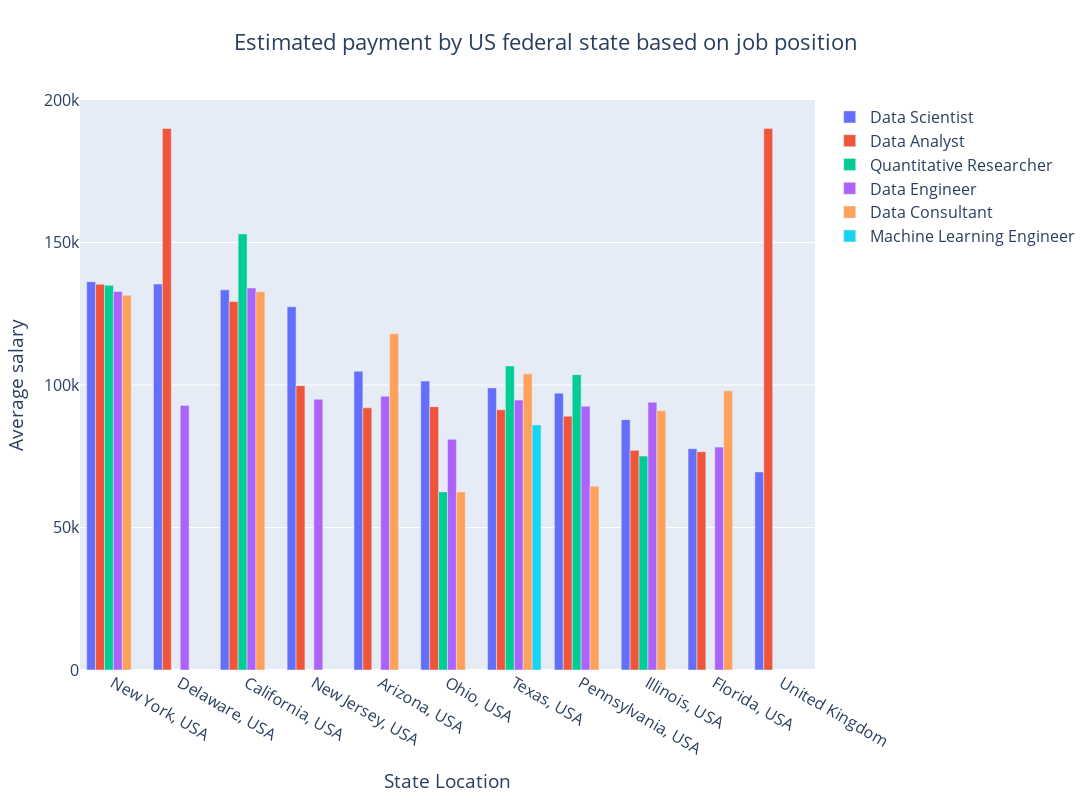

The cell this chart's notebook holds for it:
### Markdown cell above
### In which state can you earn the most money related to Data Science?

### Code cell
fig_paybystate = go.Figure(layout={
        'barmode': 'group'})

for job in df["Compare Title"].unique():
    industrypay = df[df["Compare Title"] == job].groupby(by = ["State Location", "Compare Title"]).average_salary.mean().sort_values(ascending = False).round(2).reset_index()
    #print(industrypay.columns)
    fig_paybystate.add_trace(go.Bar(x=industrypay["State Location"], y = industrypay["average_salary"], name=job))

fig_paybystate.update_layout(font_size = 16, height = 800, width = 1500, title = "Estimated payment by US federal state based on job position", 
                   title_x = 0.5, xaxis=dict(title='State Location'), yaxis=dict(title='Average salary'))
    
fig_paybystate.show()

### Figure 1 — Plotly figure (JSON) as saved in the notebook; plotly's stock layout.template omitted (floating-point values rounded to 4 significant figures)
{"data": [{"name": "Data Scientist", "type": "bar", "x": ["New York, USA", "Delaware, USA", "California, USA", "New Jersey, USA", "Arizona, USA", "Ohio, USA", "Texas, USA", "Pennsylvania, USA", "Illinois, USA", "Florida, USA", "United Kingdom"], "y": [136200.0, 135400, 133400.0, 127500.0, 104800.0, 101400.0, 98990.0, 97150.0, 87850.0, 77650, 69500]}, {"name": "Data Analyst", "type": "bar", "x": ["Delaware, USA", "United Kingdom", "New York, USA", "California, USA", "New Jersey, USA", "Ohio, USA", "Arizona, USA", "Texas, USA", "Pennsylvania, USA", "Illinois, USA", "Florida, USA"], "y": [190000, 190000, 135300.0, 129300.0, 99750, 92410.0, 92000, 91300.0, 89080.0, 77070.0, 76610.0]}, {"name": "Quantitative Researcher", "type": "bar", "x": ["California, USA", "New York, USA", "Texas, USA", "Pennsylvania, USA", "Illinois, USA", "Ohio, USA"], "y": [153000, 135000.0, 106700.0, 103625, 75060.0, 62500]}, {"name": "Data Engineer", "type": "bar", "x": ["California, USA", "New York, USA", "Arizona, USA", "New Jersey, USA", "Texas, USA", "Illinois, USA", "Delaware, USA", "Pennsylvania, USA", "Ohio, USA", "Florida, USA"], "y": [134000.0, 132800.0, 96090.0, 95000, 94700.0, 93940.0, 92830.0, 92570.0, 80930.0, 78210.0]}, {"name": "Data Consultant", "type": "bar", "x": ["California, USA", "New York, USA", "Arizona, USA", "Texas, USA", "Florida, USA", "Illinois, USA", "Pennsylvania, USA", "Ohio, USA"], "y": [132750, 131500, 118000, 103900.0, 98000, 91000, 64500, 62500]}, {"name": "Machine Learning Engineer", "type": "bar", "x": ["Texas, USA"], "y": [86000]}], "layout": {"barmode": "group", "font": {"size": 16}, "height": 800, "title": {"text": "Estimated payment by US federal state based on job position", "x": 0.5}, "width": 1500, "xaxis": {"autorange": true, "range": [-0.5, 10.5], "title": {"text": "State Location"}, "type": "category"}, "yaxis": {"autorange": true, "range": [0, 200000], "title": {"text": "Average salary"}, "type": "linear"}}}
